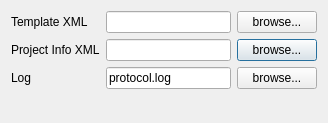
<?xml version="1.0" encoding="UTF-8"?>
<ui version="4.0">
 <class>SettingsDialog</class>
 <widget class="QDialog" name="SettingsDialog">
  <property name="geometry">
   <rect>
    <x>0</x>
    <y>0</y>
    <width>328</width>
    <height>123</height>
   </rect>
  </property>
  <property name="windowTitle">
   <string>Settings</string>
  </property>
  <layout class="QVBoxLayout" name="verticalLayout">
   <item>
    <layout class="QGridLayout" name="gridLayout">
     <item row="1" column="2">
      <widget class="QPushButton" name="cmdProjectInfo">
       <property name="sizePolicy">
        <sizepolicy hsizetype="Fixed" vsizetype="Fixed">
         <horstretch>0</horstretch>
         <verstretch>0</verstretch>
        </sizepolicy>
       </property>
       <property name="text">
        <string>browse...</string>
       </property>
      </widget>
     </item>
     <item row="0" column="2">
      <widget class="QPushButton" name="cmdTemplate">
       <property name="sizePolicy">
        <sizepolicy hsizetype="Fixed" vsizetype="Fixed">
         <horstretch>0</horstretch>
         <verstretch>0</verstretch>
        </sizepolicy>
       </property>
       <property name="text">
        <string>browse...</string>
       </property>
      </widget>
     </item>
     <item row="1" column="1">
      <widget class="QLineEdit" name="txtProjectInfo">
       <property name="readOnly">
        <bool>true</bool>
       </property>
      </widget>
     </item>
     <item row="0" column="1">
      <widget class="QLineEdit" name="txtTemplate">
       <property name="readOnly">
        <bool>true</bool>
       </property>
      </widget>
     </item>
     <item row="0" column="0">
      <widget class="QLabel" name="lblTemplate">
       <property name="sizePolicy">
        <sizepolicy hsizetype="Fixed" vsizetype="Fixed">
         <horstretch>0</horstretch>
         <verstretch>0</verstretch>
        </sizepolicy>
       </property>
       <property name="text">
        <string>Template XML</string>
       </property>
       <property name="buddy">
        <cstring>cmdTemplate</cstring>
       </property>
      </widget>
     </item>
     <item row="1" column="0">
      <widget class="QLabel" name="lblProjectInfo">
       <property name="sizePolicy">
        <sizepolicy hsizetype="Fixed" vsizetype="Fixed">
         <horstretch>0</horstretch>
         <verstretch>0</verstretch>
        </sizepolicy>
       </property>
       <property name="text">
        <string>Project Info XML</string>
       </property>
       <property name="buddy">
        <cstring>cmdProjectInfo</cstring>
       </property>
      </widget>
     </item>
     <item row="2" column="0">
      <widget class="QLabel" name="lblLog">
       <property name="text">
        <string>Log</string>
       </property>
      </widget>
     </item>
     <item row="2" column="1">
      <widget class="QLineEdit" name="txtLog">
       <property name="text">
        <string>protocol.log</string>
       </property>
       <property name="readOnly">
        <bool>true</bool>
       </property>
      </widget>
     </item>
     <item row="2" column="2">
      <widget class="QPushButton" name="cmdLog">
       <property name="text">
        <string>browse...</string>
       </property>
      </widget>
     </item>
    </layout>
   </item>
   <item>
    <spacer name="verticalSpacer">
     <property name="orientation">
      <enum>Qt::Vertical</enum>
     </property>
     <property name="sizeHint" stdset="0">
      <size>
       <width>20</width>
       <height>40</height>
      </size>
     </property>
    </spacer>
   </item>
  </layout>
 </widget>
 <resources/>
 <connections/>
</ui>
